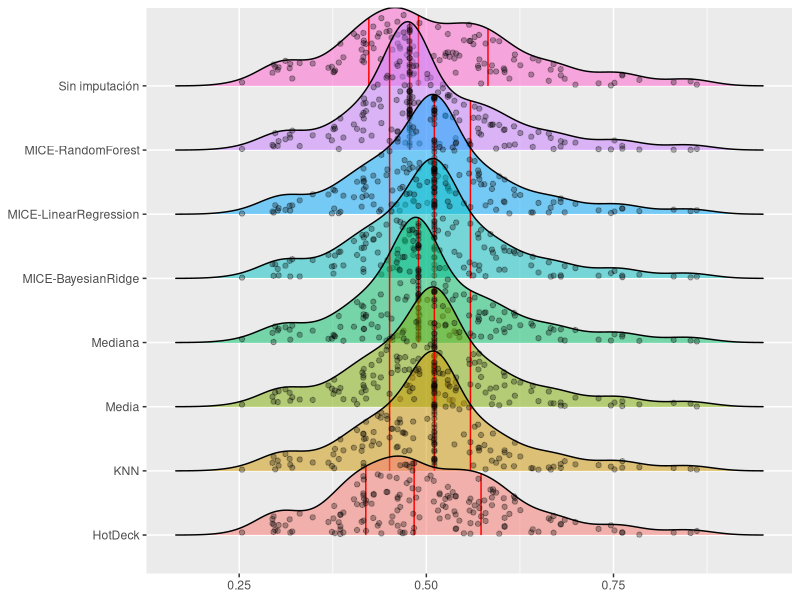
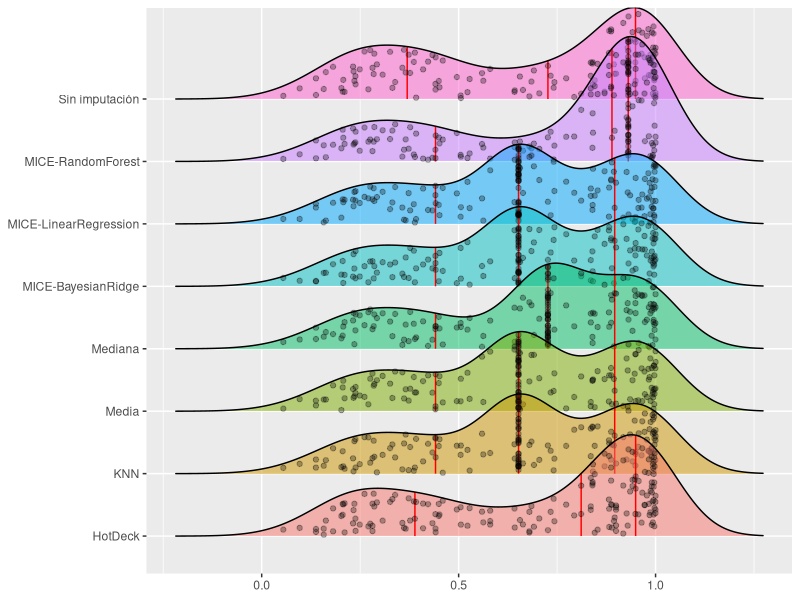
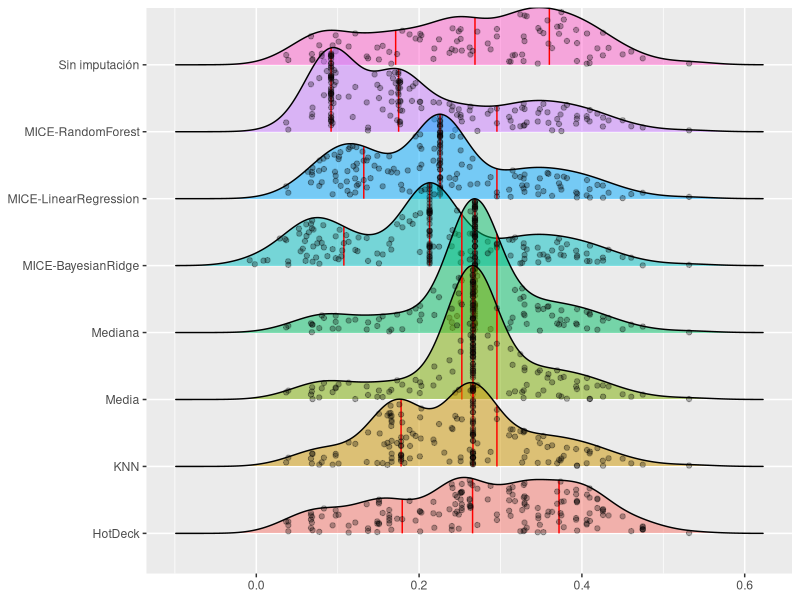
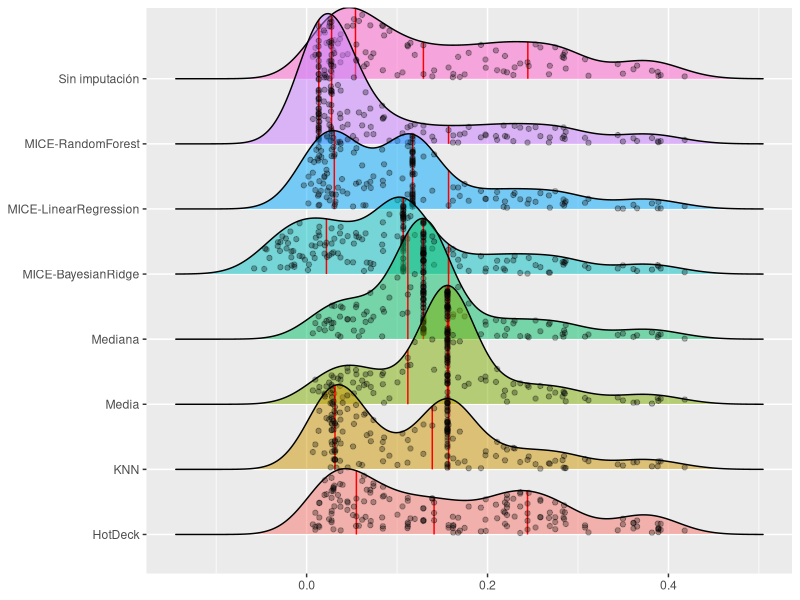
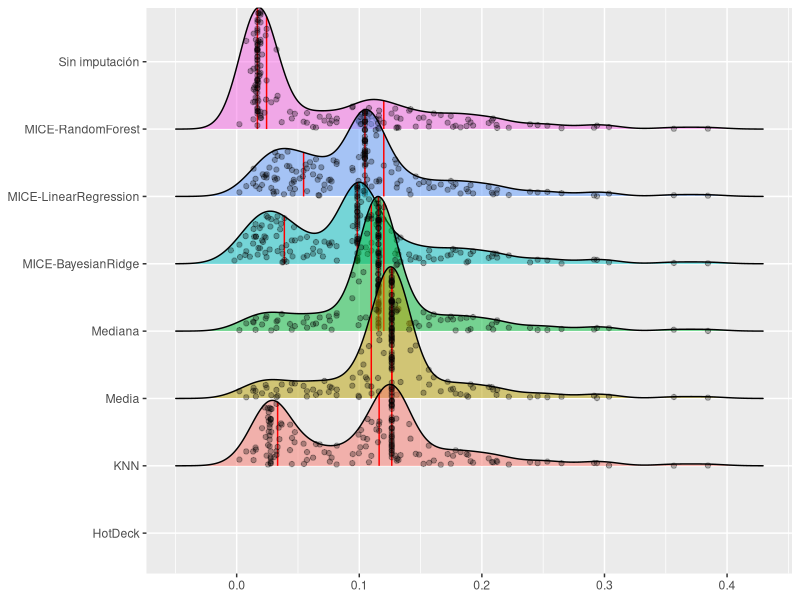
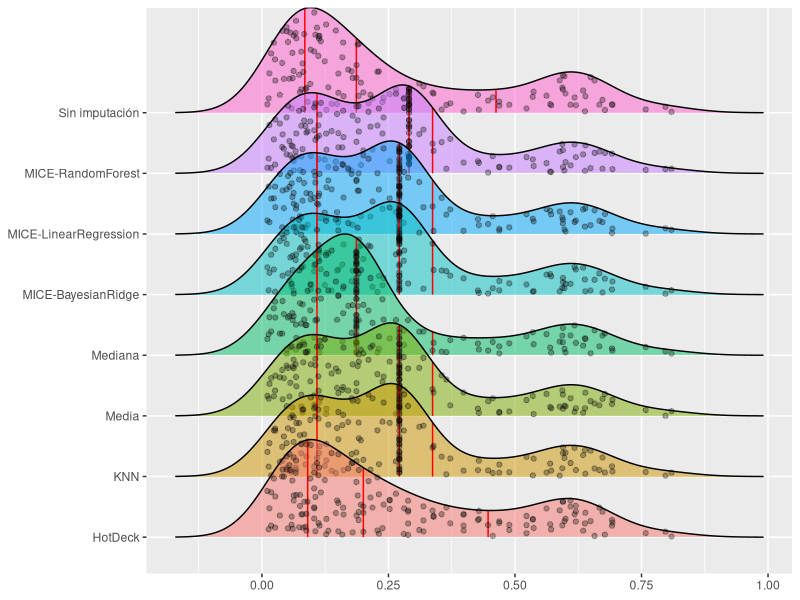
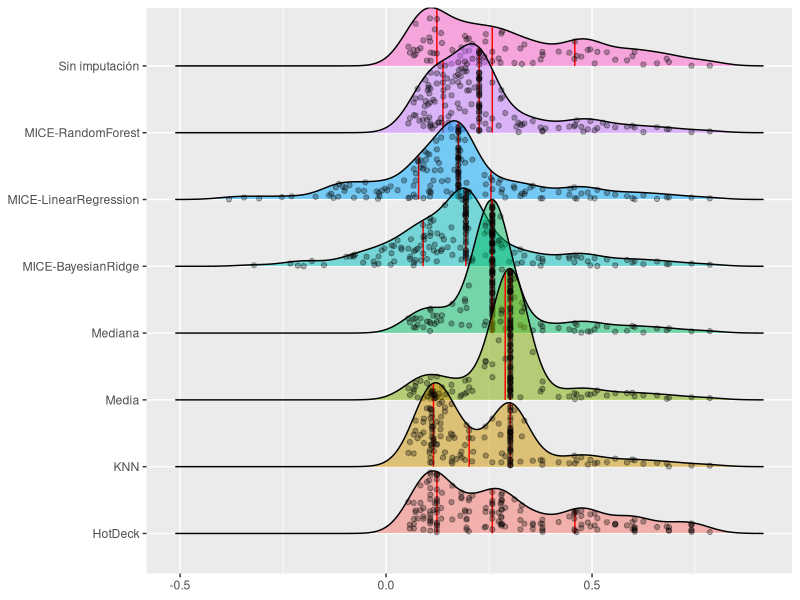
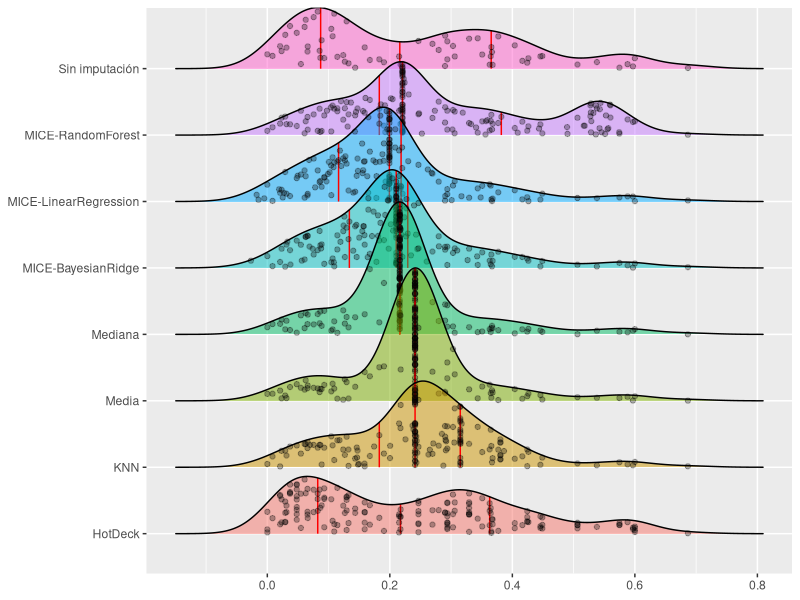

The R script that drew these images, in order:
require(tidyverse)
require(ggplot2)
require(ggridges)
require(VIM)
# require(mice) # Cargamos la librería

#wd
# setwd('/home/mateo1/repos/financialinclusionClustering')
setwd('C:/Users/mateo/Documents/repos/financialinclusionClustering')

#data
dataset = read.csv("data/data.csv")
data = dataset[ dataset$year == 2021,]


# imputacion hot deck
hotdeck_imp <-hotdeck(data  , imp_var =F)
hotdeck_imp$imputer = 'HotDeck' 


# levanto data from py
data_imp = read.csv('results/data_imputada_py.csv') %>% 
  bind_rows(hotdeck_imp) %>% 
  bind_rows(data %>% 
              # na.omit() %>% 
              mutate(imputer= 'Sin imputación'))


write.csv(data_imp, file = "results/data_imputada.csv", row.names = F)

table(data_imp$imputer)


# PLOTSSS
# https://cran.r-project.org/web/packages/ggridges/vignettes/introduction.html#:~:text=The%20ggridges%20package%20provides%20two,then%20draws%20those%20using%20ridgelines.
# scale = 5, substantial overlap

for (i in names(data_imp[, 4:ncol(data_imp) ])) {
  print(i) 
  if (i != 'imputer'){
    print ( data_imp %>% 
              ggplot(aes(x = data_imp[,i], y = imputer, fill = imputer )) + 
              geom_density_ridges(
                scale = 2,
                quantiles = 4,
                quantile_lines = TRUE,   vline_size = 0.5, vline_color = "red",
                alpha = .5
                , jittered_points = TRUE, point_alpha = 0.3
              ) + 
              # scale_point_color_hue(l = 40) +
              # scale_discrete_manual(aesthetics = "point_shape", values = c(21, 22, 23, 24, 25))+
              labs()+
              theme(legend.position = 'none', 
                    axis.title = element_blank()) 
    )  
    ggsave(paste0('results/dist_imp/dist_',i,'.jpg' ),
           height = 4, width = 4)
    
  }
}
